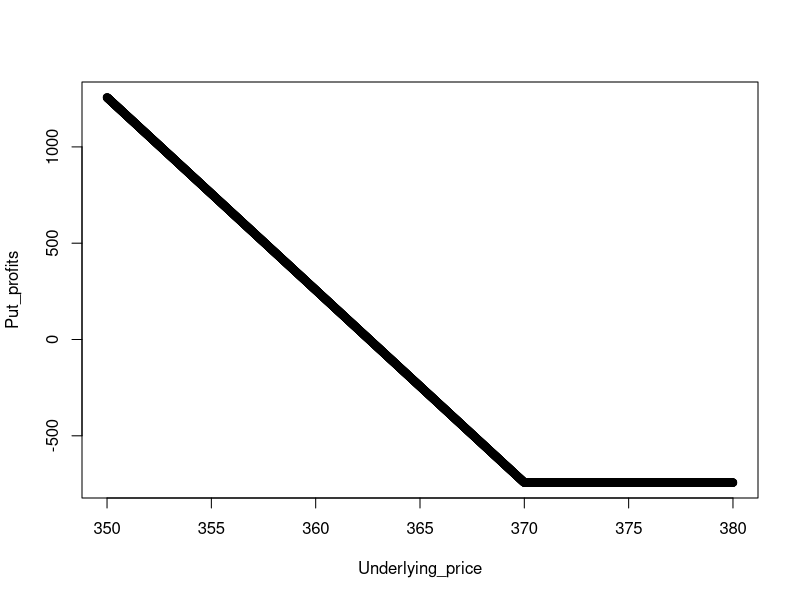
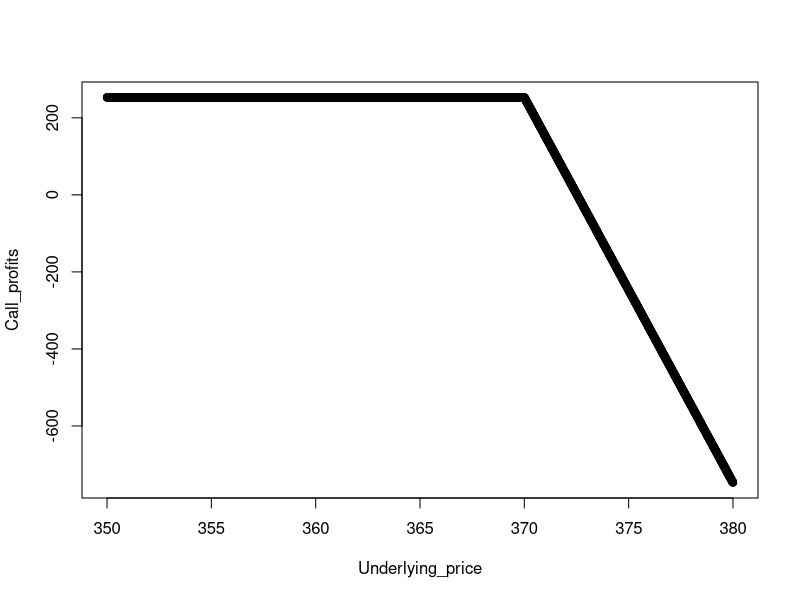
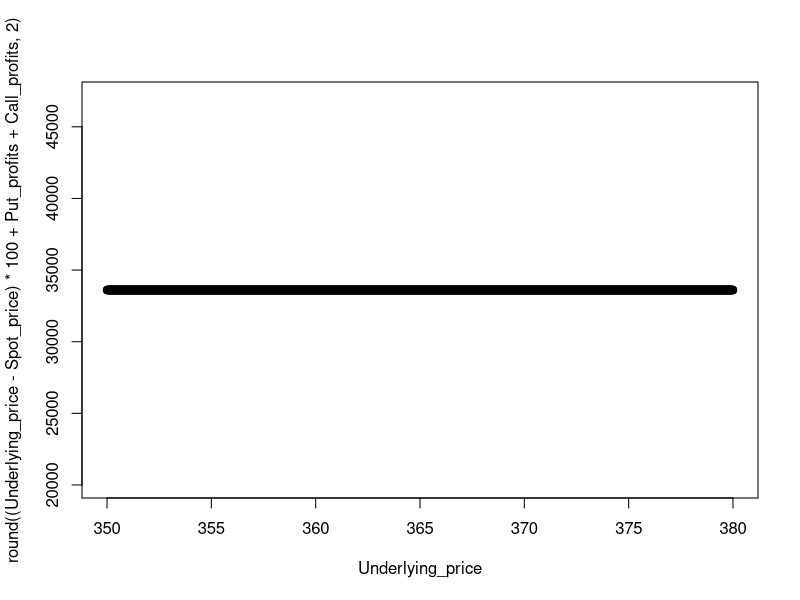

Recreate these plots in R, in order.
#***************
# short strategy
#***************
# determine stop-price (stop-long)
#Put_Ask=59.15 # put option ask (long position)
Bid_Price=4.3 # call option ask (short position)
Strike=330 # strike
SP=212.76 # stock price when purchased
#SE=seq(150, 300, by=0.01) # stock price at expiration

Margin_per_Contract=Bid_Price*100+max(0.2*SP*100+abs(Strike-SP)*100, 0.1*SP*100)
Margin_per_Contract=7669

# calculate the stop price
# x must be larger than 0
Capital=8450
Maximum_Contracts_Num=floor(Capital/Margin_per_Contract)
# Maximum_Contracts_Num=10
Net_Return=Bid_Price*100*Maximum_Contracts_Num
p=0.94
Commissions=1.04*2*Maximum_Contracts_Num
x=(Capital*Bid_Price*p-Capital*(1-p)*(Commissions/(100*Maximum_Contracts_Num)))/(100*Bid_Price*Maximum_Contracts_Num+Capital*(1-p))-Bid_Price
Stop_Price=(Bid_Price+x)
b=1+Net_Return/(Stop_Price*100*Maximum_Contracts_Num+Commissions)
Kelly=(p)-(1-p)/(b-1)
Kelly


if(Stop_Price>Bid_Price){ # x > 0 equivalently translantes to Stop_Price > Return/100
  print(paste0("Bid_Price : ", round(Bid_Price, 2), " / Stop_Price : ", round(Stop_Price, 2), " / Kelly : ", round(Kelly, 4)))
  print(paste0("Net_Return : $", round(Net_Return, 2), " / Bet : $", round(Stop_Price*100*Maximum_Contracts_Num, 2), " / Loss (w/ Commissions): $", round(Stop_Price*100*Maximum_Contracts_Num+Commissions, 2)))
  print(paste0("Net_Return_Rate (w/ Commissions) : ", (round(b, 4)-1)*100, "%"))
}

# Kelly is sometimes risky, so let's take a certain proportion of the original kelly for satefy
Alpha=1/3
New_Kelly=Kelly*Alpha
New_Stop_Price=New_Kelly*Capital/100/Maximum_Contracts_Num
if(New_Stop_Price>Bid_Price){ # x > 0 equivalently translantes to New_Stop_Price > Return/100
  print(paste0("Bid_Price : ", round(Bid_Price, 2), " / New_Stop_Price : ", round(New_Stop_Price, 2), " / New_Kelly : ", round(New_Kelly, 4)))
  print(paste0("Net_Return : $", round(Net_Return, 2), " / Bet : $", round(New_Stop_Price*100*Maximum_Contracts_Num, 2), " / Loss (w/ Commissions): $", round(New_Stop_Price*100*Maximum_Contracts_Num+Commissions, 2)))
  print(paste0("Net_Return_Rate (w/ Commissions) : ", round((Net_Return/(New_Stop_Price*100*Maximum_Contracts_Num+Commissions))*100, 2), "%"))
}

round(Kelly, 5)==round((Stop_Price*100*Maximum_Contracts_Num)/Capital, 5)
round(Capital, 1)==round((Stop_Price*100)/Kelly*Maximum_Contracts_Num, 1)

round(New_Kelly, 5)==round((New_Stop_Price*100)/Capital*Maximum_Contracts_Num, 5)
round(Capital, 1)==round((New_Stop_Price*100)/New_Kelly*Maximum_Contracts_Num, 1)



#***************
# long strategy
#***************
# determine stop-price (stop-long)
A=1.7 # ask price
C=8500 # capital
Contracts_Num=1
Commissions=1.04*2*Contracts_Num
P=1-0.54 # 1 - max loss chance

# PP : profit price (short order)
PP=((1-P)*(A+Commissions/100/Contracts_Num))/(P-1/C*(100*A*Contracts_Num+Commissions))+(A+Commissions/100/Contracts_Num)

b=(100*PP*Contracts_Num)/(100*A*Contracts_Num+Commissions)
(P)-(1-P)/(b-1)
(Commissions+A*100*Contracts_Num)/C

#
Net_Return=100*(PP-A)*Contracts_Num-Commissions
if(PP>A){ # x > 0 equivalently translantes to Profit_price > Ask price
  print(paste0("Ask_Price : ", round(A, 2), " / Profit_Price : ", round(PP, 2), " / Kelly : ", round((P)-(1-P)/(b-1), 4), " / Bet : $", round(A*100*Contracts_Num, 2), " / Loss (w/ Commissions): $", round(A*100*Contracts_Num+Commissions, 2)))
  print(paste0("Return : $", round(Net_Return+A*100*Contracts_Num+Commissions, 2), " / Return_Rate (w/ Commissions) : ", round(((Net_Return+A*100*Contracts_Num+Commissions)/(A*100*Contracts_Num+Commissions))*100, 2), "%"))
  print(paste0("Net_Return : $", round(Net_Return, 2), " / Net_Return_Rate (w/ Commissions) : ", round((Net_Return/(A*100*Contracts_Num+Commissions))*100, 2), "%"))
  
}



#****************
# option leverage
#****************
ask=0.12
delta=0.085
spot_price=321.17

delta*spot_price/ask



#***********
# conversion
#***********
Spot_price=29.01

Put_strike=370
Put_ask=7.43
Call_strike=370
Call_bid=2.53


Call_bid-Put_ask

Underlying_price=seq(350, 380, by=0.01)

Commisions=0
Put_profits=round(sapply(Underlying_price,
                         function(x) max(-x+Put_strike-Put_ask, -Put_ask)), 2)*100-Commisions*2
plot(Underlying_price, Put_profits)
Call_profits=round(sapply(Underlying_price,
                          function(x) min(Call_bid, -x+Call_strike+Call_bid)), 2)*100-Commisions*2
plot(Underlying_price, Call_profits)


plot(Underlying_price,
     round((Underlying_price-Spot_price)*100+Put_profits+Call_profits, 2))






